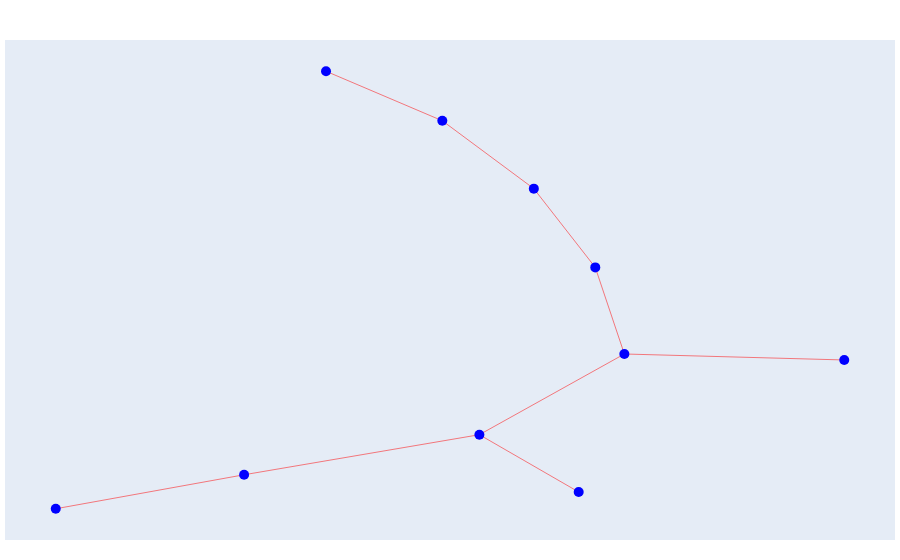

Write notebook code for a chart like this one.
### Code cell
nx_to_plotly(nx.random_tree(10))

### Figure 1 — Plotly figure (JSON) as saved in the notebook; plotly's stock layout.template omitted (floating-point values rounded to 4 significant figures)
{"data": [{"hoverinfo": "none", "line": {"color": "red", "width": 0.5}, "mode": "lines", "type": "scatter", "x": [0.00792, 0.1203, null, 0.00792, -0.2583, null, 0.00792, 0.1719, null, -0.2583, -0.4715, null, 0.4208, 0.1719, null, 0.1719, 0.1391, null, 0.1391, 0.06952, null, 0.06952, -0.03405, null, -0.1656, -0.03405, null], "y": [-0.4199, -0.6437, null, -0.4199, -0.5764, null, -0.4199, -0.1046, null, -0.5764, -0.7092, null, -0.1279, -0.1046, null, -0.1046, 0.2338, null, 0.2338, 0.5413, null, 0.5413, 0.8066, null, 1, 0.8066, null]}, {"marker": {"color": "blue", "size": 10}, "mode": "markers", "type": "scatter", "x": [0.00792, -0.2583, 0.1203, 0.4208, -0.4715, 0.1719, 0.1391, 0.06952, -0.1656, -0.03405], "y": [-0.4199, -0.5764, -0.6437, -0.1279, -0.7092, -0.1046, 0.2338, 0.5413, 1, 0.8066]}], "layout": {"hovermode": "closest", "margin": {"b": 20, "l": 5, "r": 5, "t": 40}, "showlegend": false, "title": {"font": {"size": 16}}, "xaxis": {"showgrid": false, "showticklabels": false, "zeroline": false}, "yaxis": {"showgrid": false, "showticklabels": false, "zeroline": false}}}
